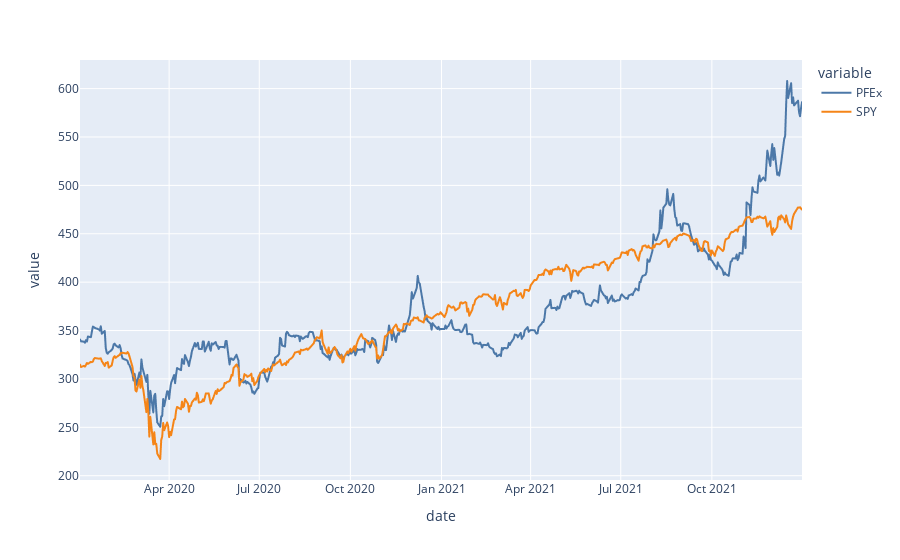

Here is the notebook cell this chart was saved with:
### Code cell
data = data.assign(PFEx = data['PFE']*10)
PFE_SPY = data[['PFEx','SPY']]
    

px.line(data_frame=PFE_SPY,
        color_discrete_sequence=px.colors.qualitative.T10)

### Figure 1 — Plotly figure (JSON) as saved in the notebook; plotly's stock layout.template omitted (floating-point values rounded to 4 significant figures; data arrays with more than 128 entries replaced by an {"elided": "..."} marker saying what was removed)
{"data": [{"hovertemplate": "variable=PFEx<br>date=%{x}<br>value=%{y}<extra></extra>", "legendgroup": "PFEx", "line": {"color": "#4C78A8", "dash": "solid"}, "marker": {"symbol": "circle"}, "mode": "lines", "name": "PFEx", "showlegend": true, "type": "scattergl", "x": {"elided": "505 str values"}, "xaxis": "x", "y": {"elided": "505 float values"}, "yaxis": "y"}, {"hovertemplate": "variable=SPY<br>date=%{x}<br>value=%{y}<extra></extra>", "legendgroup": "SPY", "line": {"color": "#F58518", "dash": "solid"}, "marker": {"symbol": "circle"}, "mode": "lines", "name": "SPY", "showlegend": true, "type": "scattergl", "visible": true, "x": {"elided": "505 str values"}, "xaxis": "x", "y": {"elided": "505 float values"}, "yaxis": "y"}], "layout": {"autosize": true, "dragmode": "zoom", "legend": {"title": {"text": "variable"}, "tracegroupgap": 0}, "margin": {"t": 60}, "xaxis": {"anchor": "y", "autorange": true, "domain": [0, 1], "range": ["2020-01-02", "2021-12-31"], "showspikes": false, "title": {"text": "date"}, "type": "date"}, "yaxis": {"anchor": "x", "autorange": true, "domain": [0, 1], "range": [195.6, 629.6], "showspikes": false, "title": {"text": "value"}, "type": "linear"}}}
